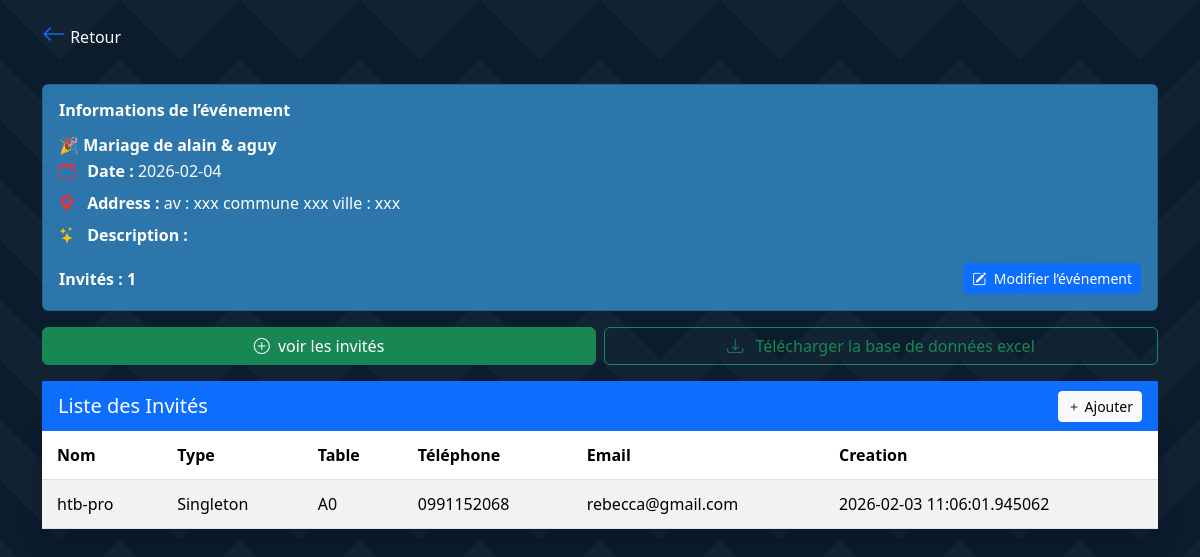
/event_description/7b88aeb4-40b6-488c-a960-f605d71ae20b, run on the app's committed database.
### models.py (models this page shows)
class Event(Base): #event table
    __tablename__="events"
    id = Column(String,primary_key=True,unique=True,default=lambda :str(uuid4()))
    name = Column(String(50))
    type = Column(String(50))
    date = Column(Date)
    address = Column(String(50))
    description = Column(Text,nullable=True)
    created_date = Column(DateTime,default=datetime.now())
    state = Column(String,default="en cours")
    guests = relationship("Guest",back_populates="event",cascade="all,delete")

class Guest(Base):
    __tablename__="guests"
    id = Column(String,primary_key=True,unique=True,default=lambda:str(uuid4()))
    name = Column(String(60))
    guest_type = Column(String(20))
    telephone =  Column(String,nullable=False)
    email= Column(String,nullable=True)
    place = Column(String,nullable=True)
    event_id = Column(String,ForeignKey('events.id'),nullable=False)
    created_date = Column(DateTime,default=datetime.now())
    is_present = Column(Boolean,default=False)
    qr_token = Column(String,unique=True,nullable=False,default=lambda : str(uuid4()))
    event = relationship("Event",back_populates="guests")
    invite = relationship("Invite",back_populates="guest",uselist = False,cascade="all,delete-orphan")
    __table_args__ = (
        UniqueConstraint('email', 'event_id', name='uix_email_event'),
        UniqueConstraint('telephone', 'event_id', name='uix_telephone_event'),
    )

### Routers/event.py (the view)
@Root.get("/event_form",name="event_form",response_class = HTMLResponse)#event form request
def getEventForm(request:Request):
    return templates.TemplateResponse("Event/Forms/event_form.html",{'request':request})

### Templates/Event/Home/mainEventView.html (shortened to what this page needs)
<!DOCTYPE html>
<html lang="fr">
<head>
    <link href="https://cdn.jsdelivr.net/npm/bootstrap@5.3.2/dist/css/bootstrap.min.css" rel="stylesheet">
    <link href="https://cdn.jsdelivr.net/npm/bootstrap-icons/font/bootstrap-icons.css" rel="stylesheet">
</head>
<body>
<div class="container py-3" style="position: relative;z-index: 1;">
    <div class="d-flex flex-row align-items-center mb-3">
        <a href="{{url_for('event_list')}}" class="text-decoration-none me-2">
            <i class="bi bi-arrow-left fs-4"></i>
        <span class="mb-0 text-light">Retour</span>
       </a>
    </div>
    <div class="card mb-3 eventDescription">
        <div class="card-body">
            <h6 class="fw-bold mb-3">Informations de l’événement</h6>
            <h6 class="fw-bold mb-1">🎉 {{event.name}}</h6>
            <p class="mb-2">
                <i class="bi bi-calendar-event text-danger me-2"></i>
                <strong>Date :</strong> {{event.date}}
            </p>
            <p class="mb-2">
                <i class="bi bi-geo-alt-fill text-danger me-2"></i>
                <strong>Address :</strong> {{event.address}}
            </p>
            <p class="mb-3">
                <i class="bi bi-stars text-warning me-2"></i>
                <strong>Description :</strong> {% if event.description%} {{event.description}}{%endif%}
            </p>
            <div class="d-flex justify-content-between align-items-center">
                <span class="fw-semibold">Invités : {{total}}</span>
                <a href="/edit_event/{{event.id}}">
                    <button class="btn btn-primary btn-sm">
                        <i class="bi bi-pencil-square me-1"></i>
                        Modifier l’événement
                    </button>
                </a>
            </div>
        </div>
    </div>
    <div class="row g-2 mb-3">
        <div class="col-6">
            <a href="/guest_list/{{event.id}}" class="btn btn-success w-100">
                <i class="bi bi-plus-circle me-1"></i>
                voir les invités
            </a>
        </div>
        <div class="col-6">
            <a href="#"  class="btn btn-outline-success w-100" download>
                <i class="bi bi-download me-2"></i>
                Télécharger la base de données excel
            </a>
        </div>
    </div>
<div class="d-none d-md-block">
        <nav class="navbar bg-primary text-white px-3">
            <span class="navbar-brand mb-0 h5 text-white">
                Liste des Invités
            </span>
            <a href="/create/{{event.id}}/guest" class="btn btn-light btn-sm">
                <i class="bi bi-plus"></i> Ajouter
            </a>
        </nav>
    <div class="table-view">{% if guests.guests %}
        <table class="table table-striped table-hover table-easy">
            <thead>
                <tr>
                    <th>Nom</th>
                    <th>Type</th>
                    <th>Table</th>
                    <th>Téléphone</th>
                    <th>Email</th>
                    <th>Creation</th>
                </tr>
            </thead>
             {% for guest in guests.guests%}
            <tbody>
                <tr>
                    <td>{{ guest.name }}</td>
                    <td>{{ guest.guest_type }}</td>
                    <td>{{ guest.place }}</td>
                    <td>{{guest.telephone}}</td>
                    <td>{{guest.email}}</td>
                    <td>  {{guest.created_date}}</td>
                </tr>
            </tbody>  {% endfor %}
        </table>
            {%endif%}
        </div>
    </div>
</div>
</body>
</html>

### Templates/Event/Home/mainEventView.html (style rules this page uses)
body { font-family: "Segoe UI", system-ui, sans-serif; min-height: 100vh; background-color: #0b1c2d; position: relative; overflow-x: hidden; }
body::before { content: ""; position: fixed; inset: 0; background: linear-gradient(135deg, rgba(255,255,255,0.03) 25%, transparent 25%) -60px 0, linear-gradient(225deg, rgba(255,255,255,0.03) 25%, transparent 25%) -60px 0, linear-gradient(315deg, rgba(255,255,255,0.03) 25%, transparent 25%), linear-gradient(45deg, rgba(255,255,255,0.03) 25%, transparent 25%); background-size: 120px 120px; z-index: 0; }
.eventDescription { background-color : #3fa9f5a2; color : white; }
.table-view .table-easy { background-color: rgba(255, 255, 255, 0.466); overflow: hidden; box-shadow: 0 8px 20px rgba(0, 0, 0, 0.2); color: #0b1c2d; }
.table-easy th, .table-easy td { padding: 12px 15px; }
.table-easy thead { background-color: rgba(255, 255, 255, 0.39); font-weight: 600; }

### data on the page
Event: name "Mariage de alain & aguy", date "2026-02-04", address "av : xxx commune xxx ville : xxx"
Guest: name "htb-pro", guest_type "Singleton", place "A0", telephone "0991152068", email "rebecca@gmail.com", created_date "2026-02-03 11:06:01.945062"

### other printed values
{{ total }} "1"
